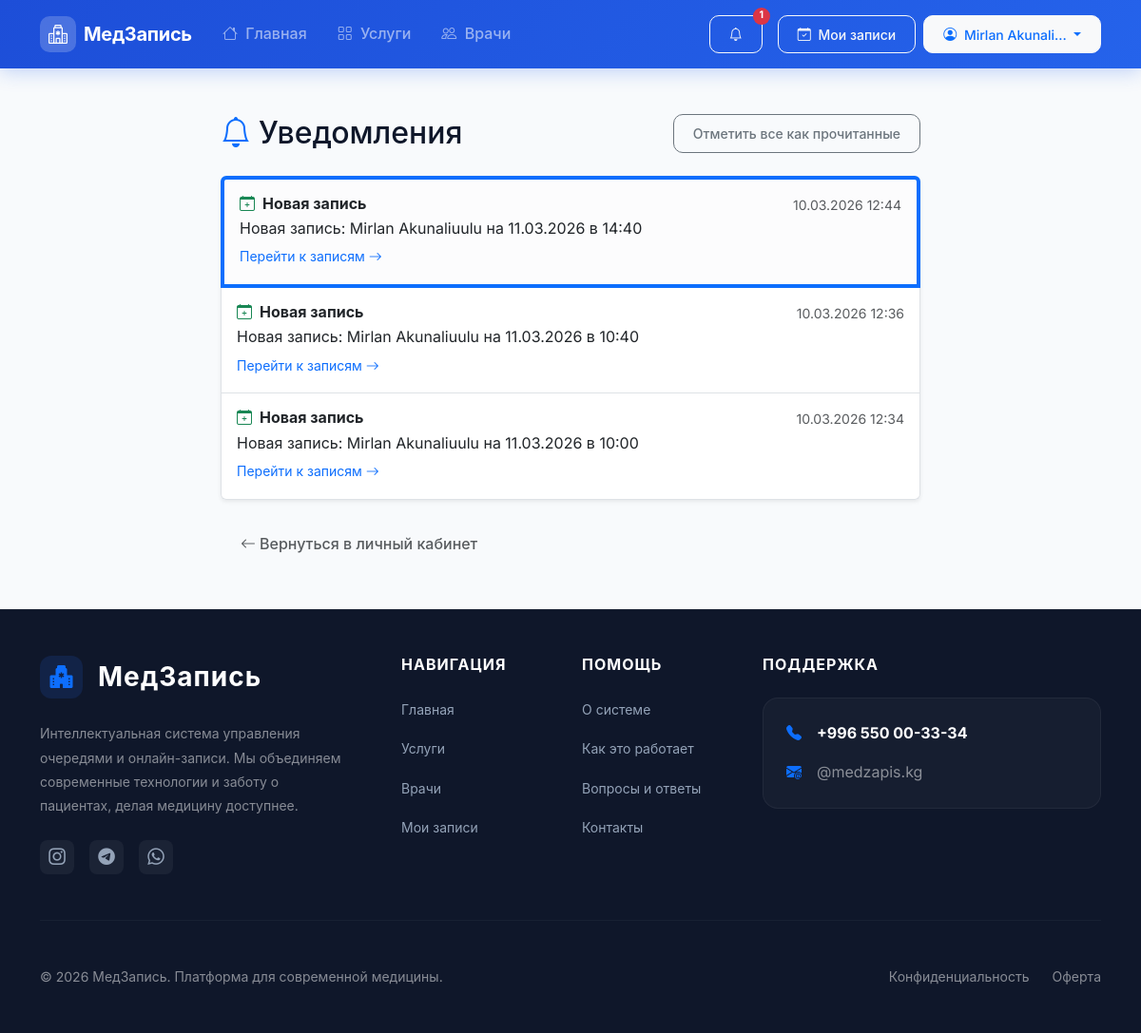
The page /notifications/ (signed in) on the database as committed earlier.
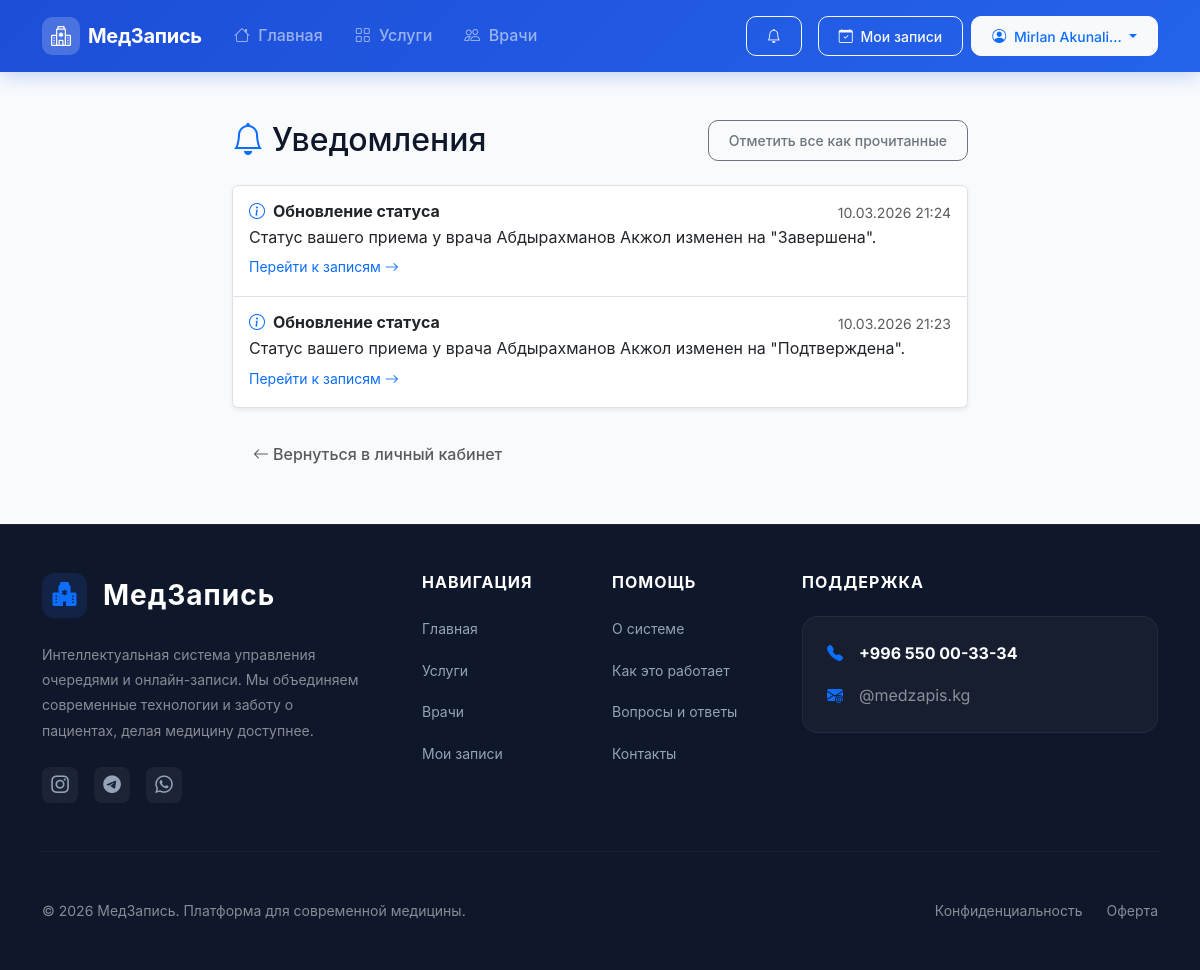
The same page on the database as committed later.
### queue_app/models.py (models this page shows, shortened)
class Notification(models.Model):
    TYPE_CHOICES = [
        ('new_appointment', 'Новая запись'),
        ('cancelled', 'Отмена записи'),
        ('status_update', 'Обновление статуса'),
        ('reminder', 'Напоминание'),
    ]
    user = models.ForeignKey(
        settings.AUTH_USER_MODEL,
        on_delete=models.CASCADE,
        related_name='notifications',
        verbose_name='Пользователь'
    )
    appointment = models.ForeignKey(
        Appointment,
        on_delete=models.CASCADE,
        null=True,
        blank=True,
        related_name='notifications',
        verbose_name='Запись'
    )
    notification_type = models.CharField(
        max_length=20,
        choices=TYPE_CHOICES,
        default='new_appointment',
        verbose_name='Тип'
    )
    message = models.TextField(verbose_name='Сообщение')
    is_read = models.BooleanField(default=False, verbose_name='Прочитано')
    created_at = models.DateTimeField(auto_now_add=True, verbose_name='Дата')
    class Meta:
        verbose_name = 'Уведомление'
        verbose_name_plural = 'Уведомления'
        ordering = ['-created_at']

### queue_app/views.py (the view)
# urls.py: path('notifications/', views.patient_notifications_view, name='patient_notifications'),
@login_required
def patient_notifications_view(request):
    notifications = Notification.objects.filter(
        user=request.user
    ).select_related('appointment').order_by('-created_at')[:50]
    return render(request, 'queue_app/notifications.html', {
        'notifications': notifications,
    })

### accounts/models.py (called while the page is built)
    def get_full_name(self):
        return f'{self.first_name} {self.last_name}'.strip() or self.username

### queue_app/context_processors.py (called while the page is built)
def notification_processor(request):
    if request.user.is_authenticated:
        unread_count = Notification.objects.filter(user=request.user, is_read=False).count()
        return {'unread_notifications_count': unread_count}
    return {'unread_notifications_count': 0}

### templates/queue_app/notifications.html (shortened to what this page needs)
{% extends 'base.html' %}
{% block content %}
<div class="container py-5">
    <div class="row justify-content-center">
        <div class="col-lg-8">
            <div class="d-flex align-items-center justify-content-between mb-4">
                <h2 class="mb-0"><i class="bi bi-bell text-primary me-2"></i>Уведомления</h2>
                {% if notifications %}
                <form action="{% url 'patient_mark_all_read' %}" method="post">
                    <button type="submit" class="btn btn-outline-secondary btn-sm">Отметить все как прочитанные</button>
                </form>
                {% endif %}
            </div>
            {% if notifications %}
            <div class="list-group shadow-sm">
                {% for n in notifications %}
                <div
                    class="list-group-item list-group-item-action p-3 {% if not n.is_read %}bg-light-subtle border-start border-primary border-4{% endif %}">
                    <div class="d-flex w-100 justify-content-between">
                        <h6 class="mb-1 fw-bold">
                            {% if n.notification_type == 'new_appointment' %}
                            <i class="bi bi-calendar-plus text-success me-2"></i>Новая запись
                            {% elif n.notification_type == 'cancelled' %}
                            <i class="bi bi-calendar-x text-danger me-2"></i>Отмена записи
                            {% elif n.notification_type == 'status_update' %}
                            <i class="bi bi-info-circle text-primary me-2"></i>Обновление статуса
                            {% else %}
                            <i class="bi bi-bell text-secondary me-2"></i>Уведомление
                            {% endif %}
                        </h6>
                        <small class="text-muted">{{ n.created_at|date:"d.m.Y H:i" }}</small>
                    </div>
                    <p class="mb-1 text-dark">{{ n.message }}</p>
                    {% if n.appointment %}
                    <a href="{% url 'my_appointments' %}" class="small text-decoration-none">
                        Перейти к записям <i class="bi bi-arrow-right"></i>
                    </a>
                    {% endif %}
                </div>
                {% endfor %}
            </div>
            {% endif %}
            <div class="mt-4">
                <a href="{% url 'my_appointments' %}" class="btn btn-link text-decoration-none text-muted">
                    <i class="bi bi-arrow-left me-1"></i>Вернуться в личный кабинет
                </a>
            </div>
        </div>
    </div>
</div>
{% endblock %}

### templates/base.html (shortened to what the changed rows need)
<!DOCTYPE html>
<html lang="ru">
<head>
    <link href="https://cdn.jsdelivr.net/npm/bootstrap@5.3.2/dist/css/bootstrap.min.css" rel="stylesheet" media="print" onload="this.media='all'">
    <link href="https://cdn.jsdelivr.net/npm/bootstrap-icons@1.11.3/font/bootstrap-icons.min.css" rel="stylesheet" media="print" onload="this.media='all'">
</head>
<body>
    <nav class="navbar navbar-expand-lg navbar-dark sticky-top" id="mainNavbar">
        <div class="container">
            <div class="collapse navbar-collapse" id="navMenu">
                <div class="d-flex align-items-center gap-2">
                    {% if user.is_authenticated %}
                    {% if not user.is_doctor %}
                    <a href="{% url 'patient_notifications' %}"
                        class="btn btn-outline-light btn-sm position-relative me-2" aria-label="Уведомления">
                        <i class="bi bi-bell"></i>
                        {% if unread_notifications_count > 0 %}
                        <span class="position-absolute top-0 start-100 translate-middle badge rounded-pill bg-danger">
                            {{ unread_notifications_count }}
                        </span>
                        {% endif %}
                    </a>
                    {% endif %}
                    {% endif %}
                </div>
            </div>
        </div>
    </nav>
    <main id="main-content" class="fade-in-up">
        {% block content %}{% endblock %}
    </main>
</body>
</html>

Rows that differ between the two databases and show on the page:
removed Notification: notification_type "new_appointment" (drawn), created_at "10.03.2026 12:44", message "Новая запись: Mirlan Akunaliuulu на 11.03.2026 в 14:40", shows "Перейти к записям", is_read False (drawn)
removed Notification: notification_type "new_appointment" (drawn), created_at "10.03.2026 12:36", message "Новая запись: Mirlan Akunaliuulu на 11.03.2026 в 10:40", shows "Перейти к записям"
removed Notification: notification_type "new_appointment" (drawn), created_at "10.03.2026 12:34", message "Новая запись: Mirlan Akunaliuulu на 11.03.2026 в 10:00", shows "Перейти к записям"
added Notification: notification_type "status_update" (drawn), created_at "10.03.2026 21:24", message "Статус вашего приема у врача Абдырахманов Акжол изменен на \"Завершена\".", shows "Перейти к записям"
added Notification: notification_type "status_update" (drawn), created_at "10.03.2026 21:23", message "Статус вашего приема у врача Абдырахманов Акжол изменен на \"Подтверждена\".", shows "Перейти к записям"
Other text that changed with them:
{{ unread_notifications_count }}: "1" → (not shown)
